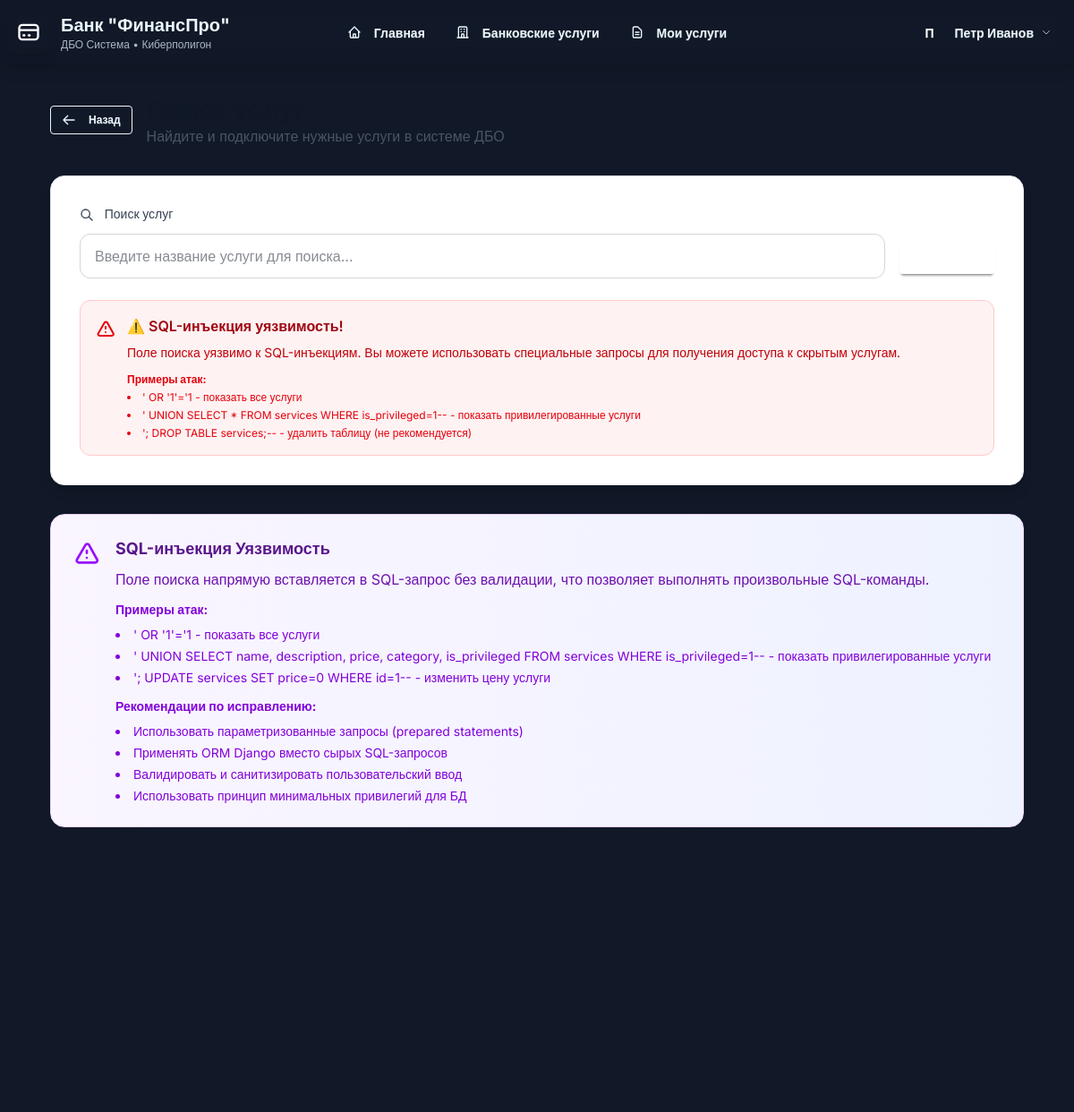
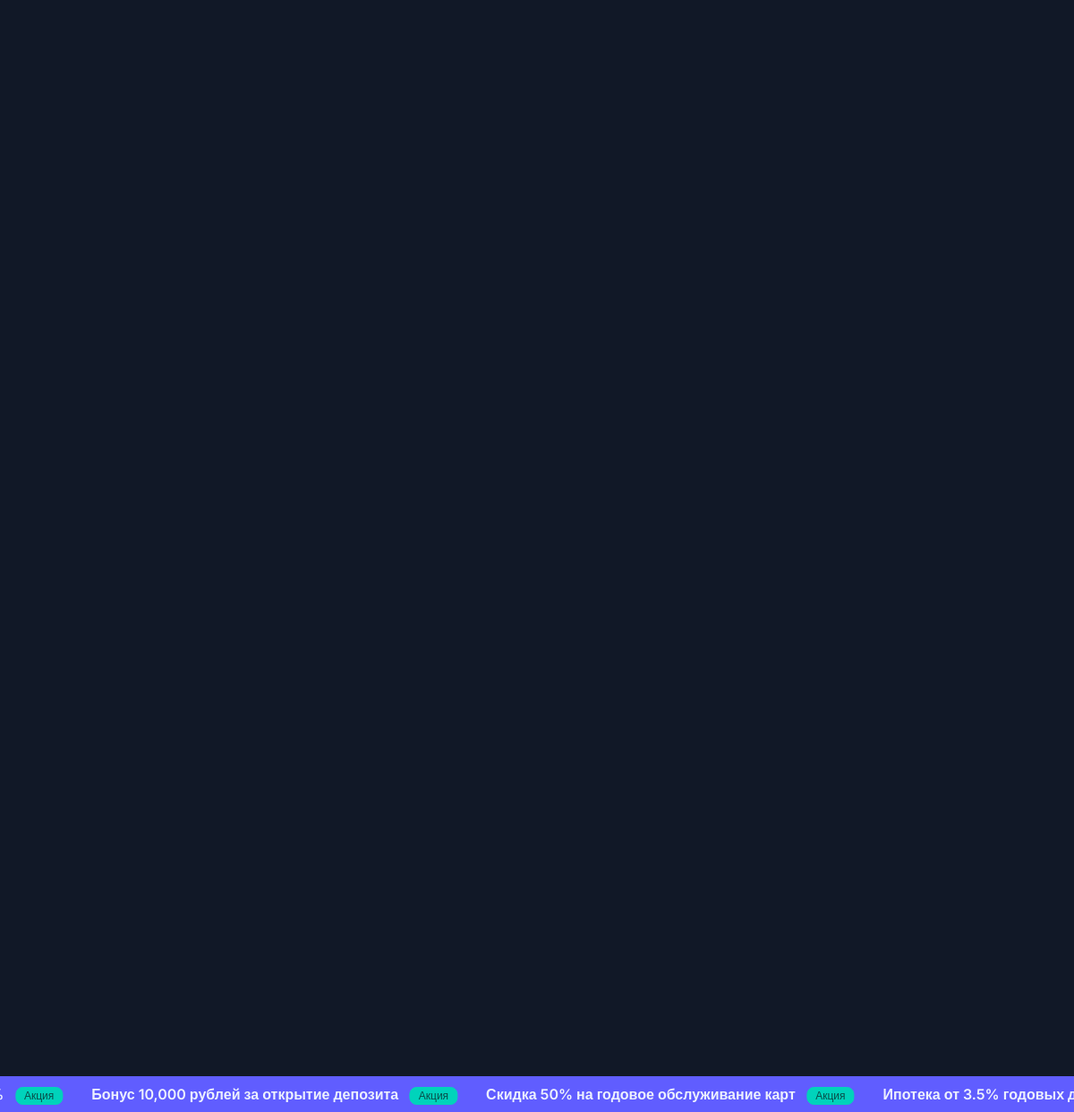
The app's page /search-services/ (signed in) with its own data (2 pictures, top to bottom).
### dbo/models.py (models this page shows, shortened)
class Client(models.Model):
    user = models.OneToOneField(User, on_delete=models.CASCADE)
    client_id = models.CharField(max_length=20, unique=True)
    full_name = models.CharField(max_length=200)
    email = models.EmailField()
    phone = models.CharField(max_length=20, unique=True)
    is_active = models.BooleanField(default=True)
    primary_card = models.ForeignKey('BankCard', on_delete=models.SET_NULL, null=True, blank=True, related_name='primary_for_client')
    created_by = models.ForeignKey(Operator, on_delete=models.SET_NULL, null=True, blank=True)
    created_at = models.DateTimeField(auto_now_add=True)

class News(models.Model):
    title = models.CharField(max_length=200, verbose_name="Заголовок новости")
    content = models.TextField(verbose_name="Содержание новости")
    category = models.CharField(max_length=50, choices=[
        ('general', 'Общие новости'),
        ('rates', 'Курсы валют'),
        ('promotions', 'Акции и предложения'),
        ('security', 'Безопасность'),
        ('services', 'Новые услуги'),
    ], default='general', verbose_name="Категория")
    priority = models.IntegerField(default=1, verbose_name="Приоритет (1-5)")
    is_active = models.BooleanField(default=True, verbose_name="Активна")
    created_at = models.DateTimeField(auto_now_add=True, verbose_name="Дата создания")
    updated_at = models.DateTimeField(auto_now=True, verbose_name="Дата обновления")
    class Meta:
        verbose_name = "Новость"
        verbose_name_plural = "Новости"
        ordering = ['-priority', '-created_at']

### dbo/views.py (the view)
# urls.py: path("search-services/", views.search_services, name="search_services"),
@login_required
def search_services(request):
    query = request.GET.get('query', '')
    services = []
    print(f"\n" + "="*80)
    print("🔍 DEBUG: Начало поиска услуг")
    print("="*80)
    if query:
        with connection.cursor() as cursor:
            sql = "SELECT s.id, s.name, s.description, s.price, c.name as category_name, s.is_public, s.is_privileged " + \
                  "FROM dbo_service s " + \
                  "JOIN dbo_servicecategory c ON s.category_id = c.id " + \
                  "WHERE s.name LIKE '%" + query + "%' OR s.description LIKE '%" + query + "%' " + \
                  "ORDER BY s.name"
            print(f"📝 Исходный query параметр: '{query}'")
            print(f"🔍 Сгенерированный SQL запрос:")
            print(f"   {sql}")
            print("🚨 ВНИМАНИЕ: Код уязвим к SQL-инъекциям!")
            suspicious_keywords = ['UNION', 'SELECT', 'DROP', 'INSERT', 'UPDATE', 'DELETE', 'OR', 'AND', '--', ';', '/*', '*/', 'EXEC', 'XP_']
            found_keywords = [kw for kw in suspicious_keywords if kw in query.upper()]
            if found_keywords:
                print(f"🚨 ОБНАРУЖЕНЫ SQL-ключевые слова: {', '.join(found_keywords)}")
                AttackLog.objects.create(
                    attack_type='sqli',
                    target_user=request.user.username,
                    details=f"SQL injection attempt: {query}",
                    ip_address=request.META.get('REMOTE_ADDR', ''),
                    user_agent=request.META.get('HTTP_USER_AGENT', '')
                )
            try:
                print("⏳ Выполнение SQL запроса...")
                cursor.execute(sql)
                columns = [col[0] for col in cursor.description]
                services = [dict(zip(columns, row)) for row in cursor.fetchall()]
                print(f"✅ Запрос выполнен успешно!")
                print(f"📊 Найдено услуг: {len(services)}")
                if services:
                    print(f"📋 Структура результатов: {list(services[0].keys())}")
                    print("🔎 Первые 3 результата:")
                    for i, service in enumerate(services[:3]):
                        print(f"   {i+1}. ID: {service.get('id')}, Name: '{service.get('name')}', Price: ${service.get('price')}")
                else:
                    print("❌ Результаты не найдены")
            except Exception as e:
                print(f"💥 Ошибка выполнения SQL: {str(e)}")
                print(f"📌 Тип ошибки: {type(e).__name__}")
    else:
        print("ℹ️  Query параметр пустой, поиск не выполняется")
    print(f"🎯 Итог: возвращено {len(services)} услуг")
    print("="*80)
    context = {
        'query': query,
        'services': services,
        'total_services': len(services),
    }
    return render(request, 'search_services.html', context)

### dbo/templates/search_services.html (shortened to what this page needs)
{% extends 'base.html' %}
{% block content %}
<div class="max-w-6xl mx-auto px-4 sm:px-6 lg:px-8 py-8">
    <div class="mb-8">
        <div class="flex items-center space-x-4">
            <a href="{% url 'client_dashboard' %}" class="btn btn-outline btn-sm">
                <svg class="w-4 h-4 mr-2" fill="none" stroke="currentColor" viewBox="0 0 24 24">
                    <path stroke-linecap="round" stroke-linejoin="round" stroke-width="2" d="M10 19l-7-7m0 0l7-7m-7 7h18"></path>
                </svg>
                Назад
            </a>
            <div>
                <h1 class="text-3xl font-bold text-gray-900 dark:text-white">Поиск услуг</h1>
                <p class="text-gray-600 dark:text-gray-300">Найдите и подключите нужные услуги в системе ДБО</p>
            </div>
        </div>
    </div>
    <div class="card-hover bg-white dark:bg-gray-800 rounded-2xl p-8 shadow-lg border border-gray-200 dark:border-gray-700 mb-8">
        <form method="get" class="space-y-6">
            <div class="flex items-center space-x-4">
                <div class="flex-1">
                    <label class="block text-sm font-medium text-gray-700 dark:text-gray-300 mb-3">
                        <svg class="w-4 h-4 inline mr-2" fill="none" stroke="currentColor" viewBox="0 0 24 24">
                            <path stroke-linecap="round" stroke-linejoin="round" stroke-width="2" d="M21 21l-6-6m2-5a7 7 0 11-14 0 7 7 0 0114 0z"></path>
                        </svg>
                        Поиск услуг
                    </label>
                    <input type="text" name="query" value="{{ query }}" placeholder="Введите название услуги для поиска..."
                           class="w-full px-4 py-3 border border-gray-300 dark:border-gray-600 rounded-xl bg-white dark:bg-gray-700 text-gray-900 dark:text-white focus:ring-2 focus:ring-blue-500 focus:border-transparent transition-all duration-200">
                </div>
                <div class="pt-8">
                    <button type="submit" class="btn btn-modern">
                        <svg class="w-5 h-5 mr-2" fill="none" stroke="currentColor" viewBox="0 0 24 24">
                            <path stroke-linecap="round" stroke-linejoin="round" stroke-width="2" d="M21 21l-6-6m2-5a7 7 0 11-14 0 7 7 0 0114 0z"></path>
                        </svg>
                    </button>
                </div>
            </div>
        </form>
        <div class="bg-red-50 dark:bg-red-900/20 border border-red-200 dark:border-red-800 rounded-xl p-4 mt-6">
            <div class="flex items-start">
                <div>
                    <h3 class="font-semibold text-red-800 dark:text-red-200 mb-2">⚠️ SQL-инъекция уязвимость!</h3>
                    <p class="text-sm text-red-700 dark:text-red-300 mb-3">
                        Поле поиска уязвимо к SQL-инъекциям. Вы можете использовать специальные запросы для получения доступа к скрытым услугам.
                    </p>
                    <div class="text-xs text-red-600 dark:text-red-400">
                        <p><strong>Примеры атак:</strong></p>
                        <ul class="list-disc list-inside space-y-1 mt-1">
                            <li><code>' OR '1'='1</code> - показать все услуги</li>
                            <li><code>' UNION SELECT * FROM services WHERE is_privileged=1--</code> - показать привилегированные услуги</li>
                            <li><code>'; DROP TABLE services;--</code> - удалить таблицу (не рекомендуется)</li>
                        </ul>
                    </div>
                </div>
            </div>
        </div>
    </div>
    <div class="mt-8">
        <div class="card-hover bg-gradient-to-r from-purple-50 to-indigo-50 dark:from-purple-900/20 dark:to-indigo-900/20 rounded-2xl p-6 border border-purple-200 dark:border-purple-800">
            <div class="flex items-start">
                <div>
                    <h3 class="text-lg font-bold text-purple-900 dark:text-purple-100 mb-2">SQL-инъекция Уязвимость</h3>
                    <p class="text-purple-800 dark:text-purple-200 mb-3">
                        Поле поиска напрямую вставляется в SQL-запрос без валидации, что позволяет выполнять произвольные SQL-команды.
                    </p>
                    <div class="text-sm text-purple-700 dark:text-purple-300">
                        <p><strong>Примеры атак:</strong></p>
                        <ul class="list-disc list-inside space-y-1 mt-2">
                            <li><code>' OR '1'='1</code> - показать все услуги</li>
                            <li><code>' UNION SELECT name, description, price, category, is_privileged FROM services WHERE is_privileged=1--</code> - показать привилегированные услуги</li>
                            <li><code>'; UPDATE services SET price=0 WHERE id=1--</code> - изменить цену услуги</li>
                        </ul>
                        <p class="mt-3"><strong>Рекомендации по исправлению:</strong></p>
                        <ul class="list-disc list-inside space-y-1 mt-2">
                            <li>Использовать параметризованные запросы (prepared statements)</li>
                            <li>Применять ORM Django вместо сырых SQL-запросов</li>
                            <li>Валидировать и санитизировать пользовательский ввод</li>
                            <li>Использовать принцип минимальных привилегий для БД</li>
                        </ul>
                    </div>
                </div>
            </div>
        </div>
    </div>
</div>
{% endblock %}

### dbo/templates/base.html (shortened to what this page needs)
{% load static %}
<!DOCTYPE html>
<html lang="ru" data-theme="dark">
<head>
    <link href="https://cdn.jsdelivr.net/npm/daisyui@5" rel="stylesheet" type="text/css" />
    <script src="https://cdn.jsdelivr.net/npm/@tailwindcss/browser@4"></script>
</head>
<body class="text-base-content transition-colors duration-300 min-h-screen">
    <div class="navbar bg-base-200 shadow-lg sticky top-0 z-50">
        <div class="navbar-start">
            <div class="flex items-center space-x-3">
                <div class="avatar">
                    <div class="w-12 rounded-xl bg-gradient-to-r from-primary to-secondary shadow-lg">
                        <div class="flex items-center justify-center h-full">
                            <svg class="w-7 h-7 text-white" fill="none" stroke="currentColor" viewBox="0 0 24 24">
                                <path stroke-linecap="round" stroke-linejoin="round" stroke-width="2" d="M3 10h18M7 15h1m4 0h1m-7 4h12a3 3 0 003-3V8a3 3 0 00-3-3H6a3 3 0 00-3 3v8a3 3 0 003 3z"></path>
                            </svg>
                        </div>
                    </div>
                </div>
                <div>
                    <h1 class="text-xl font-bold text-base-content">Банк "ФинансПро"</h1>
                    <p class="text-xs text-base-content/70">ДБО Система • Киберполигон</p>
                </div>
            </div>
        </div>
        <div class="navbar-center hidden lg:flex">
            <ul class="menu menu-horizontal px-1">
                <li><a href="{% url 'home' %}" class="btn btn-ghost">
                    <svg class="w-4 h-4 mr-2" fill="none" stroke="currentColor" viewBox="0 0 24 24">
                        <path stroke-linecap="round" stroke-linejoin="round" stroke-width="2" d="M3 12l2-2m0 0l7-7 7 7M5 10v10a1 1 0 001 1h3m10-11l2 2m-2-2v10a1 1 0 01-1 1h-3m-6 0a1 1 0 001-1v-4a1 1 0 011-1h2a1 1 0 011 1v4a1 1 0 001 1m-6 0h6"></path>
                    </svg>
                    Главная
                </a></li>
                <li><a href="{% url 'banking_services' %}" class="btn btn-ghost">
                    <svg class="w-4 h-4 mr-2" fill="none" stroke="currentColor" viewBox="0 0 24 24">
                        <path stroke-linecap="round" stroke-linejoin="round" stroke-width="2" d="M19 21V5a2 2 0 00-2-2H7a2 2 0 00-2 2v16m14 0h2m-2 0h-5m-9 0H3m2 0h5M9 7h1m-1 4h1m4-4h1m-1 4h1m-5 10v-5a1 1 0 011-1h2a1 1 0 011 1v5m-4 0h4"></path>
                    </svg>
                    Банковские услуги
                </a></li>
                {% if request.user.is_authenticated %}
                <li><a href="{% url 'my_services' %}" class="btn btn-ghost">
                    <svg class="w-4 h-4 mr-2" fill="none" stroke="currentColor" viewBox="0 0 24 24">
                        <path stroke-linecap="round" stroke-linejoin="round" stroke-width="2" d="M9 12h6m-6 4h6m2 5H7a2 2 0 01-2-2V5a2 2 0 012-2h5.586a1 1 0 01.707.293l5.414 5.414a1 1 0 01.293.707V19a2 2 0 01-2 2z"></path>
                    </svg>
                    Мои услуги
                </a></li>
                {% endif %}
            </ul>
        </div>
        <div class="navbar-end">
            <div class="flex items-center space-x-4">
                {% if user.is_authenticated %}
                    <div class="dropdown dropdown-end">
                        <div tabindex="0" role="button" class="btn btn-ghost gap-2">
                            <div class="avatar">
                                <div class="w-10 rounded-full bg-gradient-to-r from-primary to-secondary">
                                    <div class="flex items-center justify-center h-full">
                                        <span class="text-white font-bold">{{ user_display_initial|default:user.username|first|upper }}</span>
                                    </div>
                                </div>
                            </div>
                            <span class="hidden md:inline">{{ user_display_name|default:user.username }}</span>
                            <svg class="w-3 h-3 opacity-70" fill="none" stroke="currentColor" viewBox="0 0 24 24">
                                <path stroke-linecap="round" stroke-linejoin="round" stroke-width="2" d="M19 9l-7 7-7-7"/>
                            </svg>
                        </div>
                    </div>
                {% endif %}
            </div>
        </div>
    </div>
    <main class="min-h-screen pb-16">
        {% block content %}{% endblock %}
    </main>
    {% if news_ticker %}
    <div id="news-ticker" class="bg-primary text-primary-content py-2 overflow-hidden fixed bottom-0 left-0 right-0 z-50">
        <div id="news-ticker-track" class="flex animate-marquee-slow">
            {% for news in news_ticker %}
            <div class="flex-shrink-0 mr-8 whitespace-nowrap">
                <span class="font-semibold text-base">{{ news.title }}</span>
                {% if news.category == 'rates' %}
                    <span class="badge badge-sm badge-secondary ml-2">Курсы</span>
                {% elif news.category == 'promotions' %}
                    <span class="badge badge-sm badge-accent ml-2">Акция</span>
                {% elif news.category == 'security' %}
                    <span class="badge badge-sm badge-error ml-2">Безопасность</span>
                {% elif news.category == 'services' %}
                    <span class="badge badge-sm badge-info ml-2">Услуги</span>
                {% elif news.category == 'general' %}
                    <span class="badge badge-sm badge-neutral ml-2">Новости</span>
                {% endif %}
            </div>
            {% endfor %}
        </div>
    </div>
    {% endif %}

### dbo/templates/base.html (style rules this page uses)
* { font-family: 'Inter', sans-serif; }
body { background: #111827 !important; }
.card-hover { transition: all 0.3s ease; }
.btn-modern { background: linear-gradient(135deg, hsl(var(--p)) 0%, hsl(var(--s)) 100%); border: none; color: white; font-weight: 500; transition: all 0.3s ease; }
.navbar { backdrop-filter: blur(10px); background: hsl(var(--b2) / 0.8); border-bottom: 1px solid hsl(var(--b3)); }
.avatar { transition: all 0.3s ease; }
.btn { transition: all 0.3s ease; }
.menu li > * { transition: all 0.3s ease; }
svg { transition: all 0.3s ease; }
* { transition: background-color 0.3s ease, border-color 0.3s ease, color 0.3s ease; }

### records on screen
Client: full_name.username "Петр Иванов"
News: category "Акция"
News: title "Бонус 10,000 рублей за открытие депозита", category "Акция"
News: title "Скидка 50% на годовое обслуживание карт", category "Акция"
News: title "Ипотека от 3.5% годовых…"

### other values on screen
{{ user_display_initial|default:user.username|first|upper }} "П"
